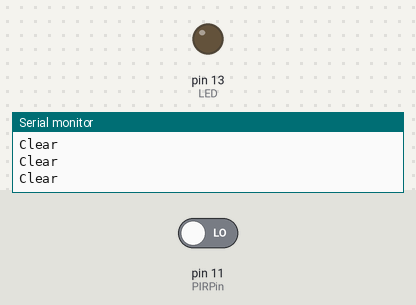
Bench run of a sketch on a simulated Arduino Uno, built with avr-gcc and run on an emulated ATmega328P. Parts: output pins drawn as LEDs (lit = HIGH), the last lines printed to the serial monitor. The test bench sets the inputs (shaded band); at power-on: pin 11 (PIRPin) LOW.

Above: at 2.8 s.
2.9 s: pin 11 (PIRPin) driven HIGH
At 4.2 s:
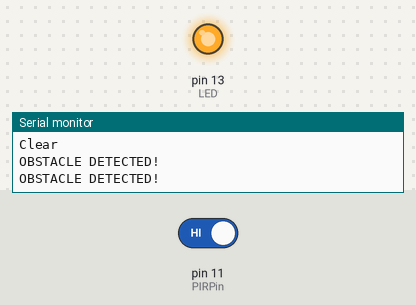
4.5 s: pin 11 (PIRPin) driven LOW
At 5.8 s:
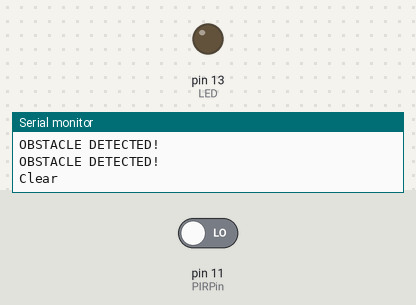
Timing chart, 0 to 7.5 s (numbered marks = the images above; inputs shaded):
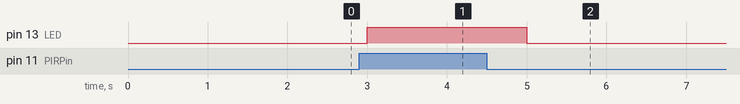

Measured:
- after the input at 2.9 s, pin 13 (LED): LOW → HIGH after 0.10 s
- after the input at 4.5 s, pin 13 (LED): HIGH → LOW after 0.50 s

The sketch:

Obstacle_Detection__PIR_.ino
```cpp
int LED = 13;
int PIRPin = 11;

void setup() {
  pinMode(LED, OUTPUT);
  pinMode(PIRPin, INPUT);
  Serial.begin(9600);
}

void loop() {
  int state = digitalRead(PIRPin);

  if(state == HIGH){
    Serial.println("OBSTACLE DETECTED!");
    digitalWrite(LED, HIGH);
  } else {
    Serial.println("Clear");
    digitalWrite(LED, LOW);
  }

  delay(1000);
}
```
